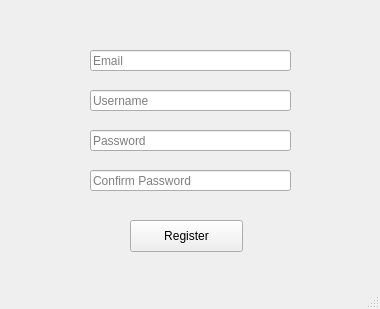
<?xml version="1.0" encoding="UTF-8"?>
<ui version="4.0">
 <class>MainWindow</class>
 <widget class="QMainWindow" name="MainWindow">
  <property name="geometry">
   <rect>
    <x>0</x>
    <y>0</y>
    <width>380</width>
    <height>309</height>
   </rect>
  </property>
  <property name="windowTitle">
   <string>MainWindow</string>
  </property>
  <widget class="QWidget" name="centralwidget">
   <widget class="QLineEdit" name="Email">
    <property name="geometry">
     <rect>
      <x>90</x>
      <y>50</y>
      <width>201</width>
      <height>21</height>
     </rect>
    </property>
    <property name="text">
     <string/>
    </property>
    <property name="placeholderText">
     <string>Email</string>
    </property>
   </widget>
   <widget class="QLineEdit" name="Username">
    <property name="geometry">
     <rect>
      <x>90</x>
      <y>90</y>
      <width>201</width>
      <height>21</height>
     </rect>
    </property>
    <property name="placeholderText">
     <string>Username</string>
    </property>
   </widget>
   <widget class="QLineEdit" name="Password">
    <property name="geometry">
     <rect>
      <x>90</x>
      <y>130</y>
      <width>201</width>
      <height>21</height>
     </rect>
    </property>
    <property name="placeholderText">
     <string>Password</string>
    </property>
   </widget>
   <widget class="QLineEdit" name="ConfPassword">
    <property name="geometry">
     <rect>
      <x>90</x>
      <y>170</y>
      <width>201</width>
      <height>21</height>
     </rect>
    </property>
    <property name="placeholderText">
     <string>Confirm Password</string>
    </property>
   </widget>
   <widget class="QPushButton" name="button_register">
    <property name="geometry">
     <rect>
      <x>130</x>
      <y>220</y>
      <width>113</width>
      <height>32</height>
     </rect>
    </property>
    <property name="text">
     <string>Register</string>
    </property>
   </widget>
  </widget>
  <widget class="QMenuBar" name="menubar">
   <property name="geometry">
    <rect>
     <x>0</x>
     <y>0</y>
     <width>380</width>
     <height>22</height>
    </rect>
   </property>
  </widget>
  <widget class="QStatusBar" name="statusbar"/>
 </widget>
 <resources/>
 <connections/>
</ui>
